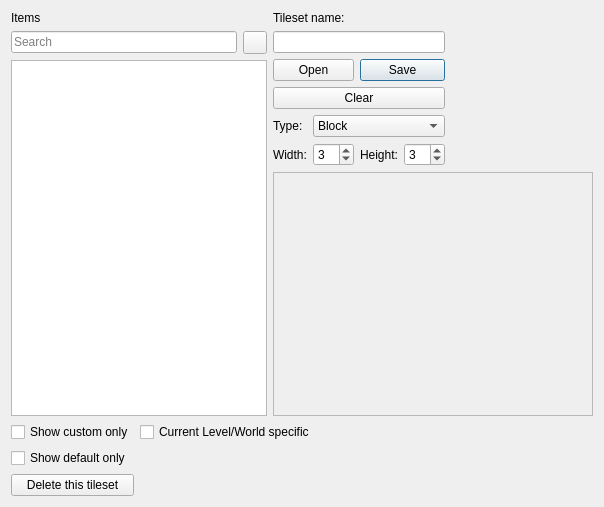
<?xml version="1.0" encoding="UTF-8"?>
<ui version="4.0">
 <class>TilesetEditor</class>
 <widget class="QDialog" name="TilesetEditor">
  <property name="geometry">
   <rect>
    <x>0</x>
    <y>0</y>
    <width>604</width>
    <height>507</height>
   </rect>
  </property>
  <property name="windowTitle">
   <string>Tileset Editor</string>
  </property>
  <property name="windowIcon">
   <iconset resource="../../_resources/appicon/appicon.qrc">
    <normaloff>:/appicon/48.png</normaloff>:/appicon/48.png</iconset>
  </property>
  <layout class="QGridLayout" name="gridLayout_2">
   <item row="4" column="0">
    <widget class="QCheckBox" name="defaultOnly">
     <property name="text">
      <string>Show default only</string>
     </property>
    </widget>
   </item>
   <item row="3" column="0">
    <widget class="QCheckBox" name="customOnly">
     <property name="text">
      <string>Show custom only</string>
     </property>
    </widget>
   </item>
   <item row="5" column="0">
    <widget class="QPushButton" name="delete_me">
     <property name="text">
      <string>Delete this tileset</string>
     </property>
    </widget>
   </item>
   <item row="3" column="1">
    <widget class="QCheckBox" name="specific">
     <property name="text">
      <string>Current Level/World specific</string>
     </property>
    </widget>
   </item>
   <item row="2" column="0" colspan="3">
    <widget class="QFrame" name="frame">
     <property name="frameShape">
      <enum>QFrame::NoFrame</enum>
     </property>
     <property name="frameShadow">
      <enum>QFrame::Plain</enum>
     </property>
     <layout class="QGridLayout" name="gridLayout" rowstretch="0,0,10,100" columnstretch="0,0,1000">
      <property name="leftMargin">
       <number>0</number>
      </property>
      <property name="topMargin">
       <number>0</number>
      </property>
      <property name="rightMargin">
       <number>0</number>
      </property>
      <property name="bottomMargin">
       <number>0</number>
      </property>
      <item row="1" column="0">
       <widget class="QLineEdit" name="search">
        <property name="placeholderText">
         <string>Search</string>
        </property>
        <property name="clearButtonEnabled">
         <bool>true</bool>
        </property>
       </widget>
      </item>
      <item row="3" column="2">
       <widget class="QScrollArea" name="tilesetScrollArea">
        <property name="widgetResizable">
         <bool>true</bool>
        </property>
        <widget class="QWidget" name="scrollAreaWidgetContents">
         <property name="geometry">
          <rect>
           <x>0</x>
           <y>0</y>
           <width>322</width>
           <height>237</height>
          </rect>
         </property>
         <layout class="QVBoxLayout" name="verticalLayout">
          <property name="spacing">
           <number>0</number>
          </property>
          <property name="leftMargin">
           <number>0</number>
          </property>
          <property name="topMargin">
           <number>0</number>
          </property>
          <property name="rightMargin">
           <number>0</number>
          </property>
          <property name="bottomMargin">
           <number>0</number>
          </property>
          <item>
           <layout class="QVBoxLayout" name="tilesetLayoutWidgetContainer">
            <item>
             <spacer name="verticalSpacer">
              <property name="orientation">
               <enum>Qt::Vertical</enum>
              </property>
              <property name="sizeHint" stdset="0">
               <size>
                <width>1</width>
                <height>40</height>
               </size>
              </property>
             </spacer>
            </item>
           </layout>
          </item>
         </layout>
        </widget>
       </widget>
      </item>
      <item row="2" column="0" rowspan="2" colspan="2">
       <widget class="QListView" name="listView">
        <property name="dragEnabled">
         <bool>true</bool>
        </property>
        <property name="dragDropMode">
         <enum>QAbstractItemView::DragDrop</enum>
        </property>
        <property name="defaultDropAction">
         <enum>Qt::IgnoreAction</enum>
        </property>
        <property name="iconSize">
         <size>
          <width>32</width>
          <height>32</height>
         </size>
        </property>
        <property name="movement">
         <enum>QListView::Snap</enum>
        </property>
        <property name="resizeMode">
         <enum>QListView::Adjust</enum>
        </property>
        <property name="viewMode">
         <enum>QListView::IconMode</enum>
        </property>
       </widget>
      </item>
      <item row="0" column="0" colspan="2">
       <widget class="QLabel" name="label">
        <property name="text">
         <string>Items</string>
        </property>
       </widget>
      </item>
      <item row="0" column="2" rowspan="3">
       <layout class="QGridLayout" name="tilesetLayoutContainer">
        <item row="4" column="0">
         <widget class="QLabel" name="label_2">
          <property name="text">
           <string>Type:</string>
          </property>
         </widget>
        </item>
        <item row="4" column="1" colspan="3">
         <widget class="QComboBox" name="comboBox">
          <item>
           <property name="text">
            <string>Block</string>
           </property>
          </item>
          <item>
           <property name="text">
            <string>BGO</string>
           </property>
          </item>
          <item>
           <property name="text">
            <string>NPC</string>
           </property>
          </item>
          <item>
           <property name="text">
            <string>Terrain tile</string>
           </property>
          </item>
          <item>
           <property name="text">
            <string>Scenery</string>
           </property>
          </item>
          <item>
           <property name="text">
            <string>Path</string>
           </property>
          </item>
          <item>
           <property name="text">
            <string>Level</string>
           </property>
          </item>
         </widget>
        </item>
        <item row="5" column="0">
         <widget class="QLabel" name="label_width">
          <property name="text">
           <string>Width:</string>
          </property>
         </widget>
        </item>
        <item row="1" column="0" colspan="4">
         <widget class="QLineEdit" name="TilesetName"/>
        </item>
        <item row="2" column="2" colspan="2">
         <widget class="QPushButton" name="SaveTileset">
          <property name="text">
           <string>Save</string>
          </property>
          <property name="default">
           <bool>true</bool>
          </property>
         </widget>
        </item>
        <item row="5" column="3">
         <widget class="QSpinBox" name="spin_height">
          <property name="minimum">
           <number>1</number>
          </property>
          <property name="maximum">
           <number>20</number>
          </property>
          <property name="value">
           <number>3</number>
          </property>
         </widget>
        </item>
        <item row="3" column="0" colspan="4">
         <widget class="QPushButton" name="clearTileset">
          <property name="text">
           <string>Clear</string>
          </property>
         </widget>
        </item>
        <item row="2" column="0" colspan="2">
         <widget class="QPushButton" name="OpenTileset">
          <property name="text">
           <string>Open</string>
          </property>
         </widget>
        </item>
        <item row="5" column="1">
         <widget class="QSpinBox" name="spin_width">
          <property name="minimum">
           <number>1</number>
          </property>
          <property name="maximum">
           <number>20</number>
          </property>
          <property name="value">
           <number>3</number>
          </property>
         </widget>
        </item>
        <item row="5" column="2">
         <widget class="QLabel" name="label_height">
          <property name="text">
           <string>Height:</string>
          </property>
         </widget>
        </item>
        <item row="0" column="0" colspan="4">
         <widget class="QLabel" name="label_3">
          <property name="text">
           <string>Tileset name:</string>
          </property>
         </widget>
        </item>
        <item row="0" column="4" rowspan="6">
         <spacer name="horizontalSpacer">
          <property name="orientation">
           <enum>Qt::Horizontal</enum>
          </property>
          <property name="sizeHint" stdset="0">
           <size>
            <width>40</width>
            <height>20</height>
           </size>
          </property>
         </spacer>
        </item>
       </layout>
      </item>
      <item row="1" column="1">
       <widget class="QToolButton" name="searchSetup">
        <property name="sizePolicy">
         <sizepolicy hsizetype="Preferred" vsizetype="Preferred">
          <horstretch>0</horstretch>
          <verstretch>0</verstretch>
         </sizepolicy>
        </property>
        <property name="maximumSize">
         <size>
          <width>35</width>
          <height>16777215</height>
         </size>
        </property>
        <property name="toolTip">
         <string>Search settings</string>
        </property>
        <property name="icon">
         <iconset resource="../../_resources/editor.qrc">
          <normaloff>:/dock/wrench_16x16.png</normaloff>:/dock/wrench_16x16.png</iconset>
        </property>
        <property name="popupMode">
         <enum>QToolButton::InstantPopup</enum>
        </property>
       </widget>
      </item>
     </layout>
    </widget>
   </item>
   <item row="3" column="2">
    <spacer name="horizontalSpacer_2">
     <property name="orientation">
      <enum>Qt::Horizontal</enum>
     </property>
     <property name="sizeHint" stdset="0">
      <size>
       <width>40</width>
       <height>20</height>
      </size>
     </property>
    </spacer>
   </item>
  </layout>
 </widget>
 <tabstops>
  <tabstop>TilesetName</tabstop>
  <tabstop>OpenTileset</tabstop>
  <tabstop>SaveTileset</tabstop>
  <tabstop>clearTileset</tabstop>
  <tabstop>comboBox</tabstop>
  <tabstop>spin_width</tabstop>
  <tabstop>spin_height</tabstop>
  <tabstop>customOnly</tabstop>
  <tabstop>specific</tabstop>
  <tabstop>defaultOnly</tabstop>
  <tabstop>delete_me</tabstop>
 </tabstops>
 <resources>
  <include location="../../_resources/editor.qrc"/>
  <include location="../../_resources/appicon/appicon.qrc"/>
 </resources>
 <connections/>
</ui>
